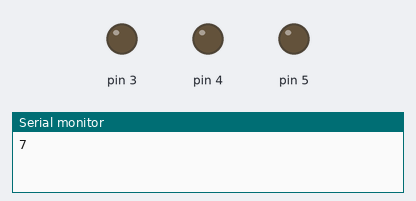
Recording of a sketch running on a simulated Arduino Uno, built with avr-gcc and run on an emulated ATmega328P. Shown: output pins drawn as LEDs (lit = HIGH), the last lines printed to the serial monitor. Random numbers use the default seed unless the sketch sets one.

Above: at 0.1 s.
At 28.7 s:
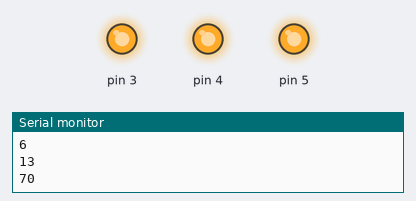
Timing chart, 0 to 40.0 s (numbered marks = the images above):
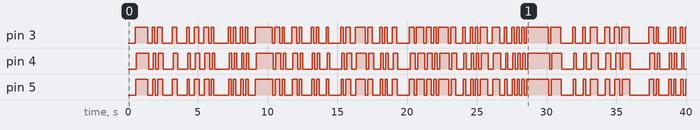

The sketch:

sketch_may27c.ino
```cpp
void setup(){
  Serial.begin(9600);
  pinMode(3, OUTPUT);
  pinMode(4, OUTPUT);
  pinMode(5, OUTPUT);
}

void loop(){
  int Sup = random(100);
  Serial.println(Sup);

  if(Sup%2==0)
    digitalWrite(3, HIGH);
  else
    digitalWrite(3, LOW);
    delay(25);
  if(Sup%2==0)
    digitalWrite(5, HIGH);
  else
    digitalWrite(5, LOW);
    delay(50);
  if(Sup%2==0)
    digitalWrite(4,HIGH);
  else
    digitalWrite(4, LOW);
    delay(100);
}
```

Measured:
- by itself, pin 3: LOW → HIGH at 0.53 s, → LOW 0.88 s later, → HIGH 0.35 s later, → LOW 0.18 s later, … (111 changes in this stretch)
- by itself, pin 4: LOW → HIGH at 0.60 s, → LOW 0.88 s later, → HIGH 0.35 s later, → LOW 0.18 s later, … (110 changes in this stretch)
- by itself, pin 5: LOW → HIGH at 0.55 s, → LOW 0.88 s later, → HIGH 0.35 s later, → LOW 0.18 s later, … (111 changes in this stretch)
